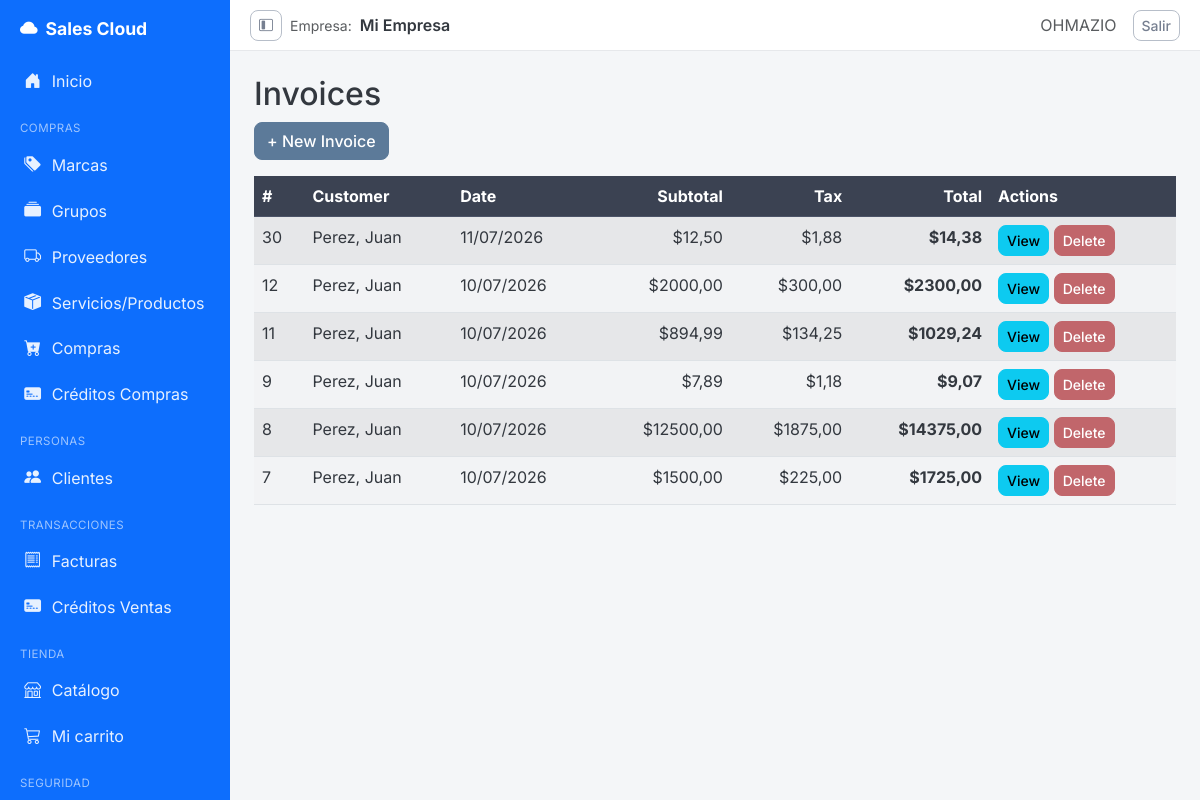
Page /invoices/ (signed in) on the committed database.
### billing/models.py (models this page shows, shortened)
class Invoice(models.Model):
    TIPO_PAGO_CONTADO = 'CONTADO'
    TIPO_PAGO_CREDITO = 'CREDITO'
    TIPO_PAGO_CHOICES = [
        (TIPO_PAGO_CONTADO, 'Contado'),
        (TIPO_PAGO_CREDITO, 'Crédito'),
    ]
    ESTADO_PENDIENTE = 'PENDIENTE'
    ESTADO_PAGADA = 'PAGADA'
    ESTADO_CHOICES = [
        (ESTADO_PENDIENTE, 'Pendiente'),
        (ESTADO_PAGADA, 'Pagada'),
    ]
    customer = models.ForeignKey(Customer, on_delete=models.PROTECT, related_name='invoices')
    invoice_date = models.DateTimeField(auto_now_add=True)
    subtotal = models.DecimalField(max_digits=12, decimal_places=2, default=0)
    tax = models.DecimalField(max_digits=12, decimal_places=2, default=0)
    total = models.DecimalField(max_digits=12, decimal_places=2, default=0)
    is_active = models.BooleanField(default=True)
    tipo_pago = models.CharField(max_length=10, choices=TIPO_PAGO_CHOICES, default=TIPO_PAGO_CONTADO)
    saldo = models.DecimalField(max_digits=10, decimal_places=2, default=0)
    estado = models.CharField(max_length=10, choices=ESTADO_CHOICES, default=ESTADO_PENDIENTE)
    class Meta:
        ordering = ['-invoice_date']
        permissions = [
            ('export_invoice', 'Can export invoice'),
            ('print_invoice', 'Can print invoice'),
        ]

class Customer(models.Model):
    DOCUMENT_CEDULA = 'CEDULA'
    DOCUMENT_RUC = 'RUC'
    DOCUMENT_CHOICES = [
        (DOCUMENT_CEDULA, 'Cédula'),
        (DOCUMENT_RUC, 'RUC'),
    ]
    dni = models.CharField(max_length=13, unique=True, verbose_name='DNI/RUC', validators=[validate_cedula_ec])
    document_type = models.CharField(max_length=10, choices=DOCUMENT_CHOICES, default=DOCUMENT_CEDULA, blank=True)
    business_name = models.CharField(max_length=200, blank=True, null=True, verbose_name='Razón Social')
    first_name = models.CharField(max_length=100)
    last_name = models.CharField(max_length=100)
    email = models.EmailField(blank=True, null=True)
    phone = models.CharField(max_length=20, blank=True, null=True)
    address = models.TextField(blank=True, null=True)
    is_active = models.BooleanField(default=True)
    created_at = models.DateTimeField(auto_now_add=True)
    updated_at = models.DateTimeField(auto_now=True)
    class Meta:
        ordering = ['last_name', 'first_name']
        permissions = [
            ('export_customer', 'Can export customer'),
            ('print_customer', 'Can print customer'),
        ]
    def __str__(self): return f'{self.last_name}, {self.first_name}'

### billing/views.py (the view)
# urls.py: path('invoices/', views.invoice_list, name='invoice_list'),
@login_required
@permission_required_redirect('billing.view_invoice', redirect_to='billing:home')
def invoice_list(request):
    invoices = Invoice.objects.select_related('customer').all()
    return render(request, 'billing/invoice_list.html', {'items': invoices})

### security/templatetags/security_tags.py (called while the page is built)
@register.filter(name='has_group')
def has_group(user, group_name):
    if not user.is_authenticated:
        return False
    if user.is_superuser:      # el superusuario ve todo
        return True
    return user.groups.filter(name=group_name).exists()

### storefront/context_processors.py (called while the page is built)
def cart(request):
    return {'cart': Cart(request)}

### billing/templates/billing/invoice_list.html (shortened to what this page needs)
{% extends 'billing/base_sidebar.html' %}
{% block content %}
<h2>Invoices</h2>
<a href="{% url 'billing:invoice_create' %}" class="btn btn-primary mb-3">+ New Invoice</a>
<table class="table table-striped table-hover">
  <thead class="table-dark">
    <tr>
      <th>#</th><th>Customer</th><th>Date</th>
      <th class="text-end">Subtotal</th>
      <th class="text-end">Tax</th>
      <th class="text-end">Total</th>
      <th>Actions</th>
    </tr>
  </thead>
  <tbody>
    {% for inv in items %}
    <tr>
      <td>{{ inv.id }}</td>
      <td>{{ inv.customer }}</td>
      <td>{{ inv.invoice_date|date:"d/m/Y" }}</td>
      <td class="text-end">${{ inv.subtotal }}</td>
      <td class="text-end">${{ inv.tax }}</td>
      <td class="text-end fw-bold">${{ inv.total }}</td>
      <td>
        <a href="{% url 'billing:invoice_detail' inv.pk %}" class="btn btn-sm btn-info">View</a>
        <a href="{% url 'billing:invoice_delete' inv.pk %}" class="btn btn-sm btn-danger">Delete</a>
      </td>
    </tr>
    {% empty %}
    <tr><td colspan="7" class="text-center">No invoices yet.</td></tr>
    {% endfor %}
  </tbody>
</table>
{% endblock %}

### billing/templates/billing/base_sidebar.html (shortened to what this page needs)
{% load security_tags %}
{% load static %}
<!DOCTYPE html>
<html lang="es">
<head>
  <link href="https://cdn.jsdelivr.net/npm/bootstrap@5.3.0/dist/css/bootstrap.min.css" rel="stylesheet">
  <link rel="stylesheet" href="https://cdn.jsdelivr.net/npm/bootstrap-icons@1.11.1/font/bootstrap-icons.css">
  <link rel="stylesheet" href="{% static 'css/theme.css' %}">
</head>
<body>
<aside class="app-sidebar" id="appSidebar">
  <a class="brand" href="{% url 'billing:home' %}"><i class="bi bi-cloud-fill"></i><span>Sales Cloud</span></a>
  <nav class="nav flex-column">
    <a class="nav-link" href="{% url 'billing:home' %}" title="Inicio"><i class="bi bi-house-door-fill"></i><span>Inicio</span></a>
    {% if user.is_authenticated %}
    {% if user|has_group:'Analista de Compras' or user|has_group:'Administrador' %}
    <div class="nav-section-title">Compras</div>
    <a class="nav-link" href="{% url 'billing:brand_list' %}" title="Marcas"><i class="bi bi-tags-fill"></i><span>Marcas</span></a>
    <a class="nav-link" href="{% url 'billing:productgroup_list' %}" title="Grupos"><i class="bi bi-collection-fill"></i><span>Grupos</span></a>
    <a class="nav-link" href="{% url 'billing:supplier_list' %}" title="Proveedores"><i class="bi bi-truck"></i><span>Proveedores</span></a>
    <a class="nav-link" href="{% url 'billing:product_list' %}" title="Servicios/Productos"><i class="bi bi-box-seam-fill"></i><span>Servicios/Productos</span></a>
    <a class="nav-link" href="{% url 'purchasing:purchase_list' %}" title="Compras"><i class="bi bi-cart-plus-fill"></i><span>Compras</span></a>
    <a class="nav-link" href="{% url 'creditos_compras:compra_list' %}" title="Créditos Compras"><i class="bi bi-credit-card-2-front-fill"></i><span>Créditos Compras</span></a>
    {% endif %}
    {% if user|has_group:'Vendedor' or user|has_group:'Administrador' %}
    <div class="nav-section-title">Personas</div>
    <a class="nav-link" href="{% url 'billing:customer_list' %}" title="Clientes"><i class="bi bi-people-fill"></i><span>Clientes</span></a>
    <div class="nav-section-title">Transacciones</div>
    <a class="nav-link" href="{% url 'billing:invoice_list' %}" title="Facturas"><i class="bi bi-receipt"></i><span>Facturas</span></a>
    <a class="nav-link" href="{% url 'creditos_ventas:factura_list' %}" title="Créditos Ventas"><i class="bi bi-credit-card-2-front-fill"></i><span>Créditos Ventas</span></a>
    {% endif %}
    {% if user|has_group:'Cliente' %}
    <div class="nav-section-title">Tienda</div>
    <a class="nav-link" href="{% url 'storefront:catalog' %}" title="Catálogo"><i class="bi bi-shop"></i><span>Catálogo</span></a>
    <a class="nav-link" href="{% url 'storefront:cart_detail' %}" title="Mi carrito"><i class="bi bi-cart3"></i><span>Mi carrito</span></a>
    {% endif %}
    {% if user|has_group:'Administrador' %}
    <div class="nav-section-title">Seguridad</div>
    {% endif %}
    {% endif %}
  </nav>
</aside>
<div class="app-main">
  <header class="app-topbar">
    <div class="d-flex align-items-center gap-2">
      <button class="btn btn-sm btn-outline-secondary d-none d-md-inline-flex" type="button"
              id="sidebarToggle" title="Colapsar/expandir menú">
        <i class="bi bi-layout-sidebar-inset"></i>
      </button>
      <span class="text-muted small">Empresa:</span>
      <span class="fw-semibold">{{ request.session.company_name|default:"Mi Empresa" }}</span>
    </div>
    <div class="d-flex align-items-center gap-3">
      {% if user.is_authenticated %}
        <span class="text-muted">{{ user.username|upper }}</span>
        <form method="post" action="{% url 'logout' %}" class="d-inline">
          <button type="submit" class="btn btn-sm btn-outline-secondary">Salir</button>
        </form>
      {% else %}
        <a href="{% url 'login' %}" class="btn btn-sm btn-primary">Iniciar sesión</a>
      {% endif %}
    </div>
  </header>
  <div class="app-content">
    {% block content %}{% endblock %}
  </div>
</div>
</body>
</html>

### static/css/theme.css (style rules this page uses)
:root { --bs-primary: #5C7A99; --bs-primary-rgb: 92, 122, 153; --bs-secondary: #8A94A6; --bs-secondary-rgb: 138, 148, 166; --bs-success: #6E9887; --bs-success-rgb: 110, 152, 135; --bs-info: #6FA3AC; --bs-info-rgb: 111, 163, 172; --bs-warning: #DDA85B; --bs-warning-rgb: 221, 168, 91; --bs-danger: #C1666B; --bs-danger-rgb: 193, 102, 107; --bs-light: #F4F5F7; --bs-light-rgb: 244, 245, 247; --bs-dark: #3B4252; --bs-dark-rgb: 59, 66, 82; --bs-body-bg: #F2F3F5; --bs-body-color: #33383F; --bs-link-color: #4E6883; --bs-link-hover-color: #3E5468; --bs-border-radius: 0.5rem; --bs-border-radius-lg: 0.75rem; --bs-border-radius-sm: 0.35rem; }
body { font-family: 'Inter', -apple-system, BlinkMacSystemFont, 'Segoe UI', sans-serif; background-color: var(--bs-body-bg); color: var(--bs-body-color); }
.btn { border-radius: var(--bs-border-radius); font-weight: 500; }
.btn-primary { --bs-btn-bg: #5C7A99; --bs-btn-border-color: #5C7A99; --bs-btn-hover-bg: #4E6883; --bs-btn-hover-border-color: #4E6883; --bs-btn-active-bg: #435870; --bs-btn-active-border-color: #435870; --bs-btn-disabled-bg: #5C7A99; --bs-btn-disabled-border-color: #5C7A99; --bs-btn-focus-shadow-rgb: 92, 122, 153; }
.btn-outline-secondary { --bs-btn-color: #767F90; --bs-btn-border-color: #B7BEC9; --bs-btn-hover-bg: #8A94A6; --bs-btn-hover-border-color: #8A94A6; }
.btn-danger { --bs-btn-bg: #C1666B; --bs-btn-border-color: #C1666B; --bs-btn-hover-bg: #AF565B; --bs-btn-hover-border-color: #AF565B; --bs-btn-active-bg: #9F4D52; --bs-btn-active-border-color: #9F4D52; --bs-btn-disabled-bg: #C1666B; --bs-btn-disabled-border-color: #C1666B; --bs-btn-focus-shadow-rgb: 193, 102, 107; }
.table-dark { --bs-table-bg: #3B4252; --bs-table-striped-bg: #434A5C; --bs-table-hover-bg: #4A5266; --bs-table-active-bg: #4A5266; --bs-table-border-color: #4C5468; }
.table-striped > tbody > tr:nth-of-type(odd) > * { --bs-table-accent-bg: #F7F8F9; }
a { text-decoration: none; }

### billing/templates/billing/base_sidebar.html (style rules this page uses)
:root { --sidebar-width: 230px; --sidebar-width-collapsed: 64px; --siigo-blue: #0d6efd; }
body { background: #f4f6f8; }
.app-sidebar { position: fixed; top: 0; left: 0; bottom: 0; width: var(--sidebar-width); background: var(--siigo-blue); overflow-x: hidden; overflow-y: auto; z-index: 1030; transition: width .2s ease; }
.app-sidebar .brand { color: #fff; font-weight: 700; font-size: 1.1rem; padding: 1rem 1.25rem; display: flex; align-items: center; gap: .5rem; white-space: nowrap; }
.app-sidebar .nav-link { color: rgba(255,255,255,.9); padding: .65rem 1.25rem; display: flex; align-items: center; gap: .6rem; border-left: 3px solid transparent; white-space: nowrap; }
.app-sidebar .nav-link i { font-size: 1.05rem; width: 1.2rem; text-align: center; flex-shrink: 0; }
.app-sidebar .nav-section-title { color: rgba(255,255,255,.6); font-size: .72rem; text-transform: uppercase; letter-spacing: .04em; padding: 1rem 1.25rem .25rem; white-space: nowrap; }
.app-main { margin-left: var(--sidebar-width); transition: margin-left .2s ease; }
.app-topbar { background: #fff; border-bottom: 1px solid #e6e8eb; padding: .6rem 1.25rem; display: flex; align-items: center; justify-content: space-between; gap: 1rem; }
.app-content { padding: 1.5rem; }
#sidebarToggle { cursor: pointer; }

### rows in the picture
Invoice: id "30", customer "Perez, Juan", invoice_date "11/07/2026", subtotal "12,50", tax "1,88", total "14,38"
Invoice: id "12", customer "Perez, Juan", invoice_date "10/07/2026", subtotal "2000,00", tax "300,00", total "2300,00"
Invoice: id "11", customer "Perez, Juan", invoice_date "10/07/2026", subtotal "894,99", tax "134,25", total "1029,24"
Invoice: id "9", customer "Perez, Juan", invoice_date "10/07/2026", subtotal "7,89", tax "1,18", total "9,07"
Invoice: id "8", customer "Perez, Juan", invoice_date "10/07/2026", subtotal "12500,00", tax "1875,00", total "14375,00"
Invoice: id "7", customer "Perez, Juan", invoice_date "10/07/2026", subtotal "1500,00", tax "225,00", total "1725,00"

### other values in the picture
{{ request.session.company_name|default:"Mi Empresa" }} "Mi Empresa"
{{ user.username|upper }} "OHMAZIO"
